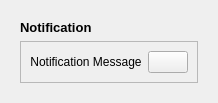
        <widget class="QCustomSlideMenu" name="popupNotificationContainer" native="true">
         <layout class="QVBoxLayout" name="verticalLayout_17">
          <item>
           <widget class="QWidget" name="popupNotificationSubContainer" native="true">
            <layout class="QVBoxLayout" name="verticalLayout_18">
             <item>
              <widget class="QLabel" name="notificationTitle">
               <property name="font">
                <font>
                 <pointsize>10</pointsize>
                 <weight>75</weight>
                 <bold>true</bold>
                </font>
               </property>
               <property name="text">
                <string>Notification</string>
               </property>
              </widget>
             </item>
             <item>
              <widget class="QFrame" name="notificationsFrame">
               <property name="frameShape">
                <enum>QFrame::StyledPanel</enum>
               </property>
               <property name="frameShadow">
                <enum>QFrame::Raised</enum>
               </property>
               <layout class="QHBoxLayout" name="horizontalLayout_12">
                <item>
                 <widget class="QLabel" name="messageLabel">
                  <property name="sizePolicy">
                   <sizepolicy hsizetype="Expanding" vsizetype="Preferred">
                    <horstretch>0</horstretch>
                    <verstretch>0</verstretch>
                   </sizepolicy>
                  </property>
                  <property name="text">
                   <string>Notification Message</string>
                  </property>
                  <property name="alignment">
                   <set>Qt::AlignCenter</set>
                  </property>
                 </widget>
                </item>
                <item alignment="Qt::AlignRight">
                 <widget class="QPushButton" name="closeNotificationBtn">
                  <property name="toolTip">
                   <string>Close Notification</string>
                  </property>
                  <property name="text">
                   <string/>
                  </property>
                  <property name="icon">
                   <iconset resource="resources.qrc">
                    <normaloff>:/icons/EC8482/x-octagon.svg</normaloff>:/icons/EC8482/x-octagon.svg</iconset>
                  </property>
                  <property name="iconSize">
                   <size>
                    <width>24</width>
                    <height>24</height>
                   </size>
                  </property>
                 </widget>
                </item>
               </layout>
              </widget>
             </item>
            </layout>
           </widget>
          </item>
         </layout>
        </widget>
